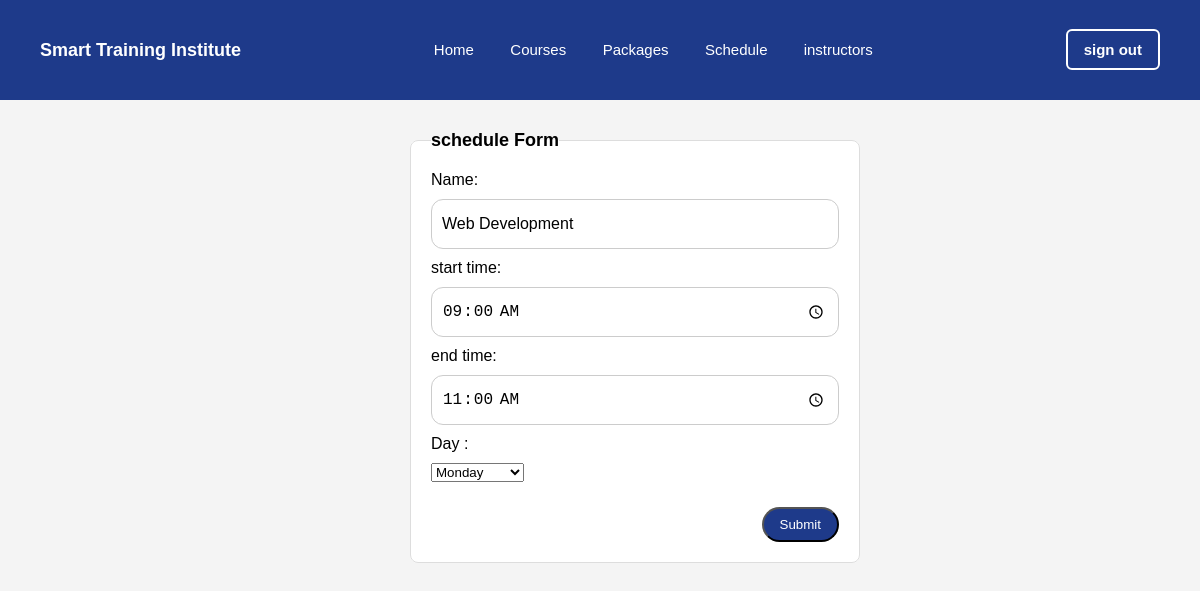
The app's page /admin/update_schedule.php?id=1 (signed in) with its own data.
### tables this page shows
CREATE TABLE IF NOT EXISTS course_schedule (
    id INT AUTO_INCREMENT PRIMARY KEY,
    name VARCHAR(100) NOT NULL,
    stime TIME NOT NULL,
    etime TIME NOT NULL,
    day VARCHAR(10) NOT NULL
);

### admin/update_schedule.php (the view, shortened to what this page needs)
<?php
include "../Php/connect.php";
$id=$_GET['id'];
$sql="SELECT * from course_schedule WHERE id=$id";
$result=mysqli_query($connect,$sql);
$row=mysqli_fetch_assoc($result);
$name=$row['name'];
$stime=$row['stime'];
$etime=$row['etime'];
$day=$row['day'];
?>
<!DOCTYPE html>
<html lang="en">
<head>
    <link rel="stylesheet" href="../css/admin.css">
</head>
<body>
    <section id="navigation">
        <?php include "navbar.php"; ?>
    </section>
    <form method="POST">
        <fieldset>
            <legend>schedule Form</legend>
            <label> Name:</label>
            <input type="text" name="name" value="<?php echo $name?>" required>
            <label> start time:</label>
            <input type="time" name="stime" value="<?php echo $stime?>"required>
            <label> end time:</label>
            <input type="time" name="etime" value="<?php echo $etime?>"required>
            <label> Day :</label>
            <select name="day" required value="<?php echo $day?>">
                <option value="Monday">Monday</option>
            </select>
            <button type="submit" name="update_schedule">Submit</button>
        </fieldset>
    </form>
</body>
</html>

### css/admin.css (style rules this page uses)
* { margin: 0; padding: 0; box-sizing: border-box; }
:root { --blue: #1e3a8a; --white: #ffffff; --light: #f4f4f4; }
body { font-family: Arial, sans-serif; background-color: var(--light); padding-top: 100px; }
form { width: 400px; margin: 20px auto; padding: 10px; }
fieldset { width: 450px; border: 1px solid #ddd; border-radius: 8px; background: #fff; padding: 20px; display: flex; flex-direction: column; align-items: flex-start; gap:10px; }
legend { font-size: 18px; font-weight: bold; }
label { font-weight: 700px; }
button { margin-top: 15px; padding: 8px 16px; background:var(--blue); color:var(--white); border-radius: 20px; margin-left:auto; }
input { width: 100%; height: 50px; border-radius: 12px; border: 1px solid #ccc; padding:10px; font-size: 16px; box-sizing: border-box; }

### records on screen
course_schedule: name "Web Development", stime "09:00:00", etime "11:00:00", day "Monday"
